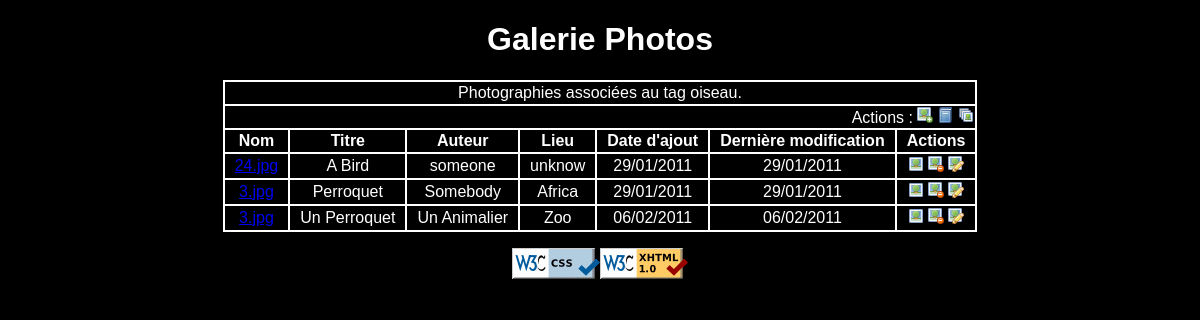
Page /index.php?tag=1 on the committed database.
### tables this page shows
CREATE TABLE IF NOT EXISTS `gd_tags` (
  `id` int(11) NOT NULL AUTO_INCREMENT,
  `tag` varchar(50) NOT NULL,
  PRIMARY KEY (`id`),
  KEY `tag` (`tag`)
);

CREATE TABLE IF NOT EXISTS `gd_photos` (
  `id` int(11) NOT NULL AUTO_INCREMENT,
  `chemin_photo` text NOT NULL,
  `chemin_thumbnail` text NOT NULL,
  `nom` text NOT NULL,
  `titre_photo` varchar(100) NOT NULL,
  `auteur` varchar(50) NOT NULL,
  `lieu` varchar(100) NOT NULL,
  `date_up` date NOT NULL,
  `date_modify` date NOT NULL,
  `ip_add` varchar(15) NOT NULL,
  `ip_modify` varchar(15) NOT NULL,
  PRIMARY KEY (`id`)
);

### Date.class.php (called while the page is built, shortened)
<?php
Class Date {
	public static function DateSQLToFrench($date){
		$date=explode("-",$date);
		$date_s=$date[2]."/".$date[1]."/".$date[0];
		return $date_s;
	}
}
?>

### index.php (the view, shortened to what this page needs)
<?php
require_once('Date.class.php');
if(isset($_GET['tag'])){$tag = $_GET['tag'];} else{$tag = "";}
$Erreur="";
$nom_tag="";
if($tag == ""){
	$sql = "SELECT id, nom, titre_photo, auteur, lieu, date_up, date_modify FROM gd_photos;";
}
else{
	$sql = "SELECT id, nom, titre_photo, auteur, lieu, date_up, date_modify FROM gd_photos
			WHERE id IN (SELECT id_ph FROM gd_liensphta WHERE id_ta='".mysql_escape_string($tag)."');";
}
$result = mysql_query($sql);
if (!$result){
	die('Requete invalide : ' . mysql_error());
}
else {
	if(mysql_num_rows($result) > 0){
		while ($row =mysql_fetch_assoc($result)){
	        $tableau_photos[$row['id']]=$row;
		}
	}
	else {
		$Erreur="Pas de photos à afficher.";
	}
}
if($tag != ""){
	$sql = "SELECT tag FROM gd_tags WHERE id='".mysql_escape_string($tag)."';";
	$result = mysql_query($sql);
	if (!$result){
		die('Requete invalide : ' . mysql_error());
	}
	else {
		if(mysql_num_rows($result) == 1){
			while ($row =mysql_fetch_row($result)){
		        $nom_tag=$row[0];
			}
		}
	}
}
?>
<!DOCTYPE html PUBLIC "-//W3C//DTD XHTML 1.0 Strict//EN" "http://www.w3.org/TR/xhtml1/DTD/xhtml1-strict.dtd">
<html xmlns="http://www.w3.org/1999/xhtml" lang="fr" xml:lang="fr">
<head>
<link rel="stylesheet" href="style.css" type="text/css"></link>
</head>
<body>
	<h1>Galerie Photos</h1>
	<table class="index">
	<?php
		if($nom_tag!=""){
			echo "<tr class=\"index\"><td colspan=\"7\" class=\"index\">Photographies associées au tag $nom_tag.</td></tr> ";
		}
	?>
		<tr  class="index">
		<td colspan="7" class="menu_table">Actions : <a href="upload.php"><img src="pictures/picture_add.png" alt="Upload" title="Ajouter une image" /></a>
			<a href="tags.php"><img src="pictures/book.png" alt="Gestion tags" title="Gestion des tags" /></a>
			<a href="index.php"><img src="pictures/pictures.png" alt="Index" title="Recharger cette page sans option." /></a>
			</td>
		</tr>
		<tr class="titre">
			<td  class="index">Nom</td>
			<td  class="index">Titre</td>
			<td  class="index">Auteur</td>
			<td  class="index">Lieu</td>
			<td  class="index">Date d'ajout</td>
			<td  class="index">Derni&egrave;re modification</td>
			<td  class="index">Actions</td>
		</tr>
	<?php
		if($Erreur==""){
			foreach($tableau_photos as $key => $value){
				echo "
					<tr  class=\"index\">
						<td  class=\"index\"><a href=\"picture.php?picture=view_".$value['id']."\">".$value['nom']."</a></td>
						<td  class=\"index\">".$value['titre_photo']."</td>
						<td  class=\"index\">".$value['auteur']."</td>
						<td  class=\"index\">".$value['lieu']."</td>
						<td  class=\"index\">".Date::DateSQLToFrench($value['date_up'])."</td>
						<td  class=\"index\">".Date::DateSQLToFrench($value['date_modify'])."</td>
						<td  class=\"index\">
							<a href=\"picture.php?picture=view_".$value['id']."\" ><img src=\"pictures/picture.png\" alt=\"Visualiser Photo\" title=\"Visualiser la photo\" /></a>
							<a href=\"picture.php?picture=dele_".$value['id']."\" ><img src=\"pictures/picture_delete.png\" alt=\"Suppression Photo\" title=\"Supprimer la photo\" /></a>
							<a href=\"edit.php?id=".$value['id']."\" ><img src=\"pictures/picture_edit.png\" alt=\"Edition Photo\" title=\"Editer la photo\" /></a>
						</td>
					</tr>
				";
			}
		}
		else{
			echo "<tr  class=\"index\"><td colspan=\"7\" class=\"index\"><p class=\"Erreurs1\">$Erreur</p></td></tr>";
		}
	?>
	</table>
	<?php require_once('footer.php'); ?>
</body>
</html>

### style.css (style rules this page uses)
body { font-family:arial, verdana, sans-serif; background-color:black; color:#FFFFFF; }
img { border:0px; }
h1, h2.mil { text-align:center; }
.titre { font-weight:bold; }
.menu_table { text-align:right; }
table.index { border:2px solid white; margin:auto; border-collapse:collapse; }
tr.index { border:2px solid white; }
td.index { text-align:center; border:2px solid white; padding:2px 10px 2px 10px; }

### rows in the picture
gd_tags: tag "oiseau"
gd_photos: nom "24.jpg", titre_photo "A Bird", auteur "someone", lieu "unknow", date_up "29/01/2011", date_modify "29/01/2011"
gd_photos: nom "3.jpg", titre_photo "Perroquet", auteur "Somebody", lieu "Africa", date_up "29/01/2011", date_modify "29/01/2011"
gd_photos: nom "3.jpg", titre_photo "Un Perroquet", auteur "Un Animalier", lieu "Zoo", date_up "06/02/2011", date_modify "06/02/2011"
